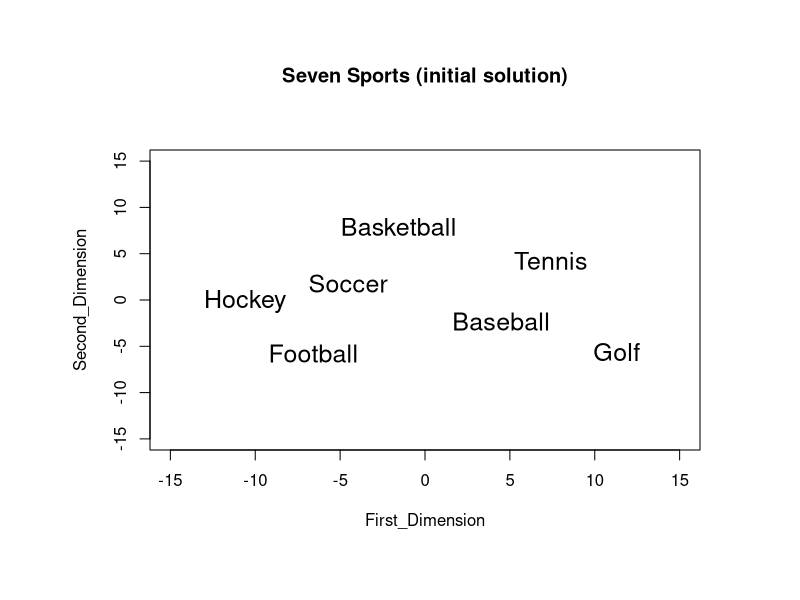
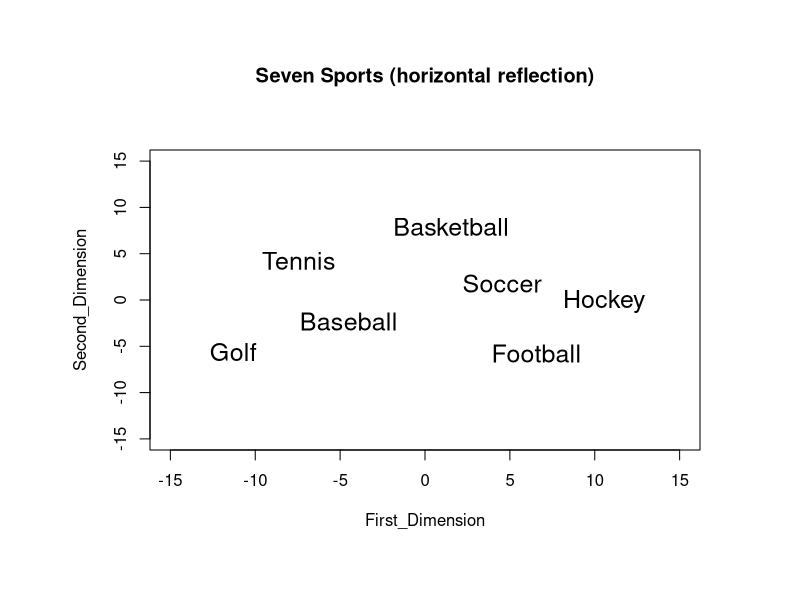
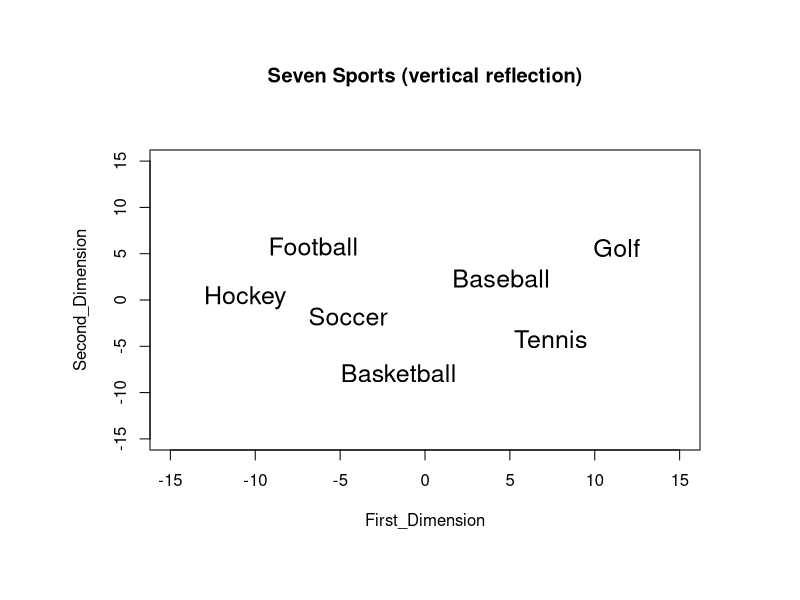
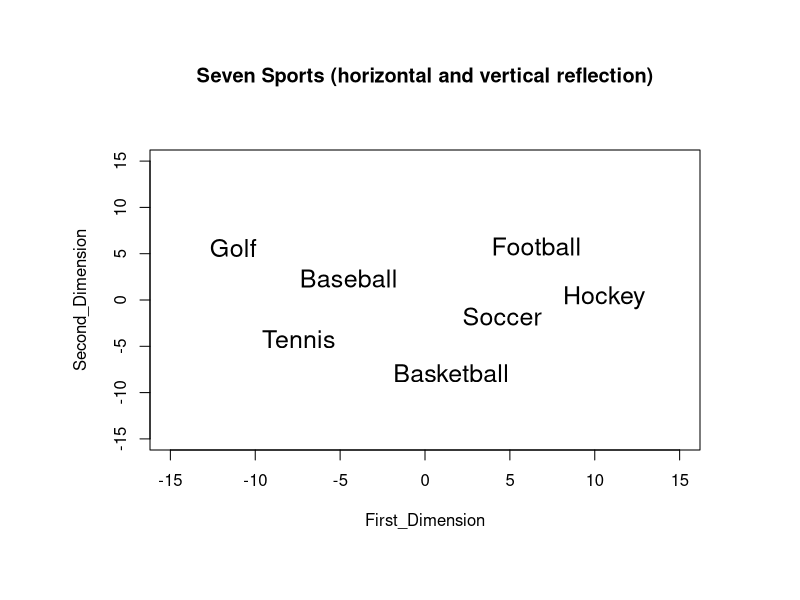
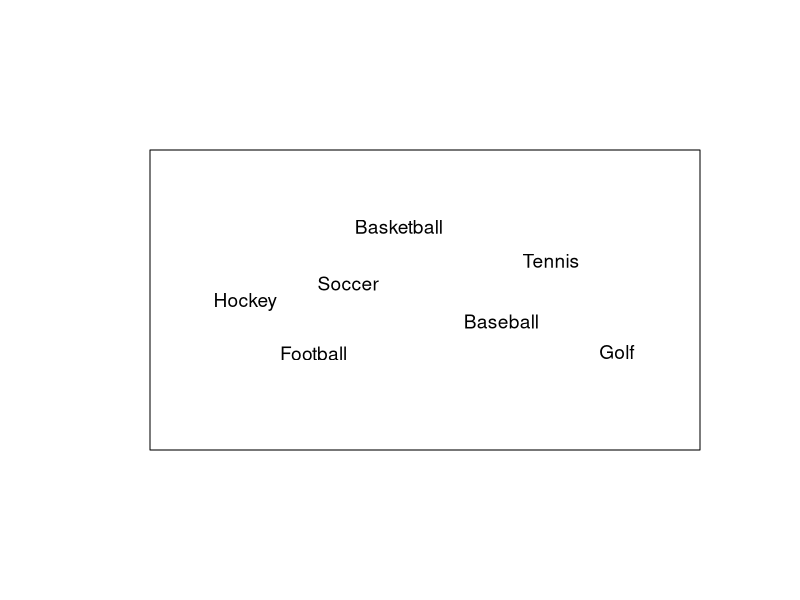
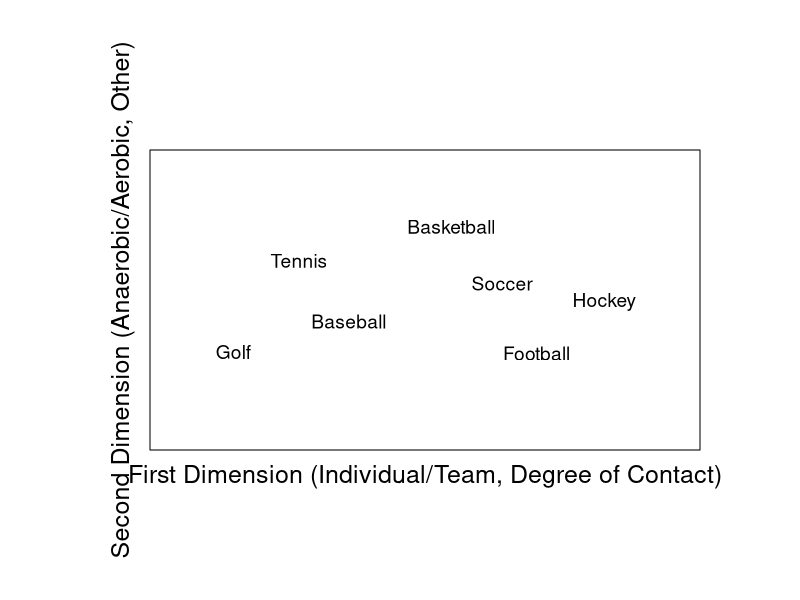

The R script that drew these images, in order:
# Making a Perceptual Map of Sports (R)

library(MASS)  # includes functions for multidimensional scaling
library(wordcloud)  # textplot utility to avoid overlapping text  

USE_METRIC_MDS <- FALSE  # metric versus non-metric toggle

# utility function for converting a distance structure 
# to a distance matrix as required for some routines and 
# for printing of the complete matrix for visual inspection.
make.distance.matrix <- function(distance_structure)
    { n <- attr(distance_structure, "Size")
      full <- matrix(0,n,n)
      full[lower.tri(full)] <- distance_structure
      full+t(full)
    }

# enter data into a distance structure as required for various 
# distance-based routines. That is, we enter the upper triangle 
# of the distance matrix as a single vector of distances  
distance_structure <- 
    as.single(c(9,11,10,5,14,4,15,6,12,13,16,1,18,2,20,7,3,19,17,8,21))    
                                 
# provide a character vector of sports names
sport_names <- c("Baseball", "Basketball", "Football", 
    "Soccer", "Tennis", "Hockey", "Golf")

attr(distance_structure, "Size") <- length(sport_names)  # set size attribute 

# check to see that the distance structure has been entered correctly
# by converting the distance structure to a distance matrix 
# using the utility function make.distance.matrix, which we had defined
distance_matrix <- unlist(make.distance.matrix(distance_structure))
cat("\n","Distance Matrix of Seven Sports","\n")
print(distance_matrix)

if (USE_METRIC_MDS)
    {
    # apply the metric multidimensional scaling algorithm and plot the map
    mds_solution <- cmdscale(distance_structure, k=2, eig=T)
    }

# apply the non-metric multidimensional scaling algorithm
# this is more appropriate for rank-order data
# and provides a more satisfactory solution here

if (!USE_METRIC_MDS)
    {
    mds_solution <- isoMDS(distance_matrix, k = 2, trace = FALSE)

    }

pdf(file = "plot_nonmetric_mds_seven_sports.pdf",
    width=8.5, height=8.5) # opens pdf plotting device
# use par(mar = c(bottom, left, top, right)) to set up margins on the plot 
par(mar=c(7.5, 7.5, 7.5, 5))

# original solution
First_Dimension <- mds_solution$points[,1]
Second_Dimension <- mds_solution$points[,2]

# set up the plot but do not plot points... use names for points
plot(First_Dimension, Second_Dimension, type = "n", cex = 1.5, 
    xlim = c(-15, 15), ylim = c(-15, 15))  # first page of pdf plots
# We plot the sport names in the locations where points normally go.
text(First_Dimension, Second_Dimension, labels = sport_names,
    offset = 0.0, cex = 1.5)
title("Seven Sports (initial solution)") 

# reflect the horizontal dimension
# multiply the first dimension by -1 to get reflected image 
First_Dimension <- mds_solution$points[,1] * -1
Second_Dimension <- mds_solution$points[,2]
plot(First_Dimension, Second_Dimension, type = "n", cex = 1.5, 
    xlim = c(-15, 15), ylim = c(-15, 15))  # second page of pdf plots
text(First_Dimension, Second_Dimension, labels = sport_names,
    offset = 0.0, cex = 1.5)
title("Seven Sports (horizontal reflection)") 

# reflect the vertical dimension
# multiply the section dimension by -1 to get reflected image 
First_Dimension <- mds_solution$points[,1] 
Second_Dimension <- mds_solution$points[,2] * -1
plot(First_Dimension, Second_Dimension, type = "n", cex = 1.5, 
    xlim = c(-15, 15), ylim = c(-15, 15))  # third page of pdf plots
text(First_Dimension, Second_Dimension, labels = sport_names,
    offset = 0.0, cex = 1.5)
title("Seven Sports (vertical reflection)") 

# multiply the first and second dimensions by -1 
# for reflection in both horizontal and vertical directions
First_Dimension <- mds_solution$points[,1] * -1
Second_Dimension <- mds_solution$points[,2] * -1
plot(First_Dimension, Second_Dimension, type = "n", cex = 1.5, 
    xlim = c(-15, 15), ylim = c(-15, 15))  # fourth page of pdf plots
text(First_Dimension, Second_Dimension, labels = sport_names,
    offset = 0.0, cex = 1.5)
title("Seven Sports (horizontal and vertical reflection)") 
dev.off()  # closes the pdf plotting device

pdf(file = "plot_pretty_original_mds_seven_sports.pdf",
    width=8.5, height=8.5) # opens pdf plotting device
# use par(mar = c(bottom, left, top, right)) to set up margins on the plot 
par(mar=c(7.5, 7.5, 7.5, 5))

First_Dimension <- mds_solution$points[,1]  # no reflection
Second_Dimension <- mds_solution$points[,2]   # no reflection
# wordcloud utility for plotting with no overlapping text
textplot(x = First_Dimension, 
    y = Second_Dimension,
    words = sport_names, 
    show.lines = FALSE, 
    xlim = c(-15, 15),  # extent of horizontal axis range
    ylim = c(-15, 15),  # extent of vertical axis range
    xaxt = "n",  # suppress tick marks
    yaxt = "n",  # suppress tick marks
    cex = 1.15,  # size of text points
    mgp = c(0.85, 1, 0.85),  # position of axis labels
    cex.lab = 1.5,  # magnification of axis label text
    xlab = "",
    ylab = "")
dev.off()  # closes the pdf plotting device

pdf(file = "fig_sports_perceptual_map.pdf",
    width=8.5, height=8.5) # opens pdf plotting device
# use par(mar = c(bottom, left, top, right)) to set up margins on the plot 
par(mar=c(7.5, 7.5, 7.5, 5))
First_Dimension <- mds_solution$points[,1] * -1  # reflect horizontal
Second_Dimension <- mds_solution$points[,2] 
# wordcloud utility for plotting with no overlapping text
textplot(x = First_Dimension, 
    y = Second_Dimension,
    words = sport_names, 
    show.lines = FALSE, 
    xlim = c(-15, 15),  # extent of horizontal axis range
    ylim = c(-15, 15),  # extent of vertical axis range
    xaxt = "n",  # suppress tick marks
    yaxt = "n",  # suppress tick marks
    cex = 1.15,  # size of text points
    mgp = c(0.85, 1, 0.85),  # position of axis labels
    cex.lab = 1.5,  # magnification of axis label text
    xlab = "First Dimension (Individual/Team, Degree of Contact)",
    ylab = "Second Dimension (Anaerobic/Aerobic, Other)")
dev.off()  # closes the pdf plotting device
